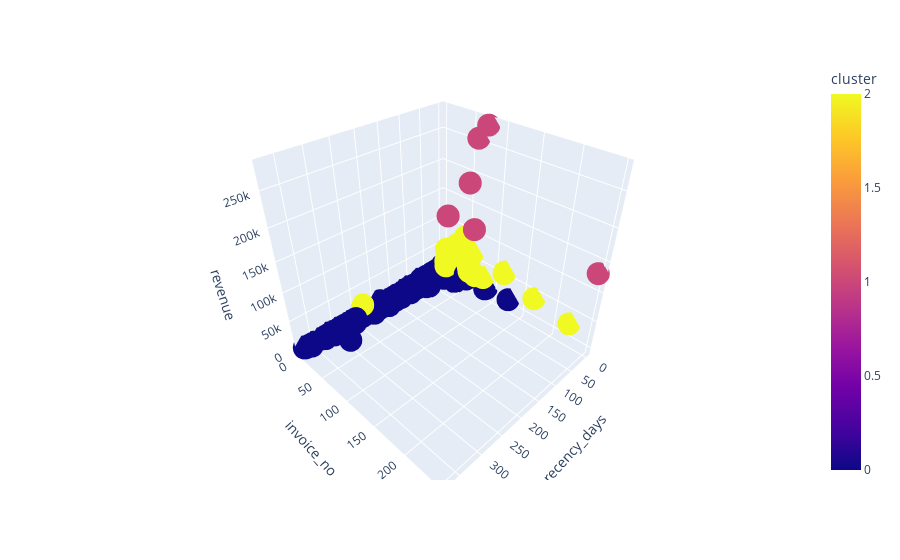

Notebook cell for this chart:
### Markdown cell above
## 9.1 Inspeção visual

### Code cell
fig = px.scatter_3d(df9, x='recency_days', y='invoice_no', z='revenue', color='cluster')
fig.show()

### Figure 1 — Plotly figure (JSON) as saved in the notebook; plotly's stock layout.template omitted (floating-point values rounded to 4 significant figures; data arrays with more than 128 entries replaced by an {"elided": "..."} marker saying what was removed)
{"data": [{"hovertemplate": "recency_days=%{x}<br>invoice_no=%{y}<br>revenue=%{z}<br>cluster=%{marker.color}<extra></extra>", "legendgroup": "", "marker": {"color": {"elided": "4372 int values"}, "coloraxis": "coloraxis", "symbol": "circle"}, "mode": "markers", "name": "", "scene": "scene", "showlegend": false, "type": "scatter3d", "x": {"elided": "4372 int values"}, "y": {"elided": "4372 int values"}, "z": {"elided": "4372 float values"}}], "layout": {"coloraxis": {"colorbar": {"title": {"text": "cluster"}}, "colorscale": [[0, "#0d0887"], [0.1111, "#46039f"], [0.2222, "#7201a8"], [0.3333, "#9c179e"], [0.4444, "#bd3786"], [0.5556, "#d8576b"], [0.6667, "#ed7953"], [0.7778, "#fb9f3a"], [0.8889, "#fdca26"], [1, "#f0f921"]]}, "legend": {"tracegroupgap": 0}, "margin": {"t": 60}, "scene": {"domain": {"x": [0, 1], "y": [0, 1]}, "xaxis": {"title": {"text": "recency_days"}}, "yaxis": {"title": {"text": "invoice_no"}}, "zaxis": {"title": {"text": "revenue"}}}}}
